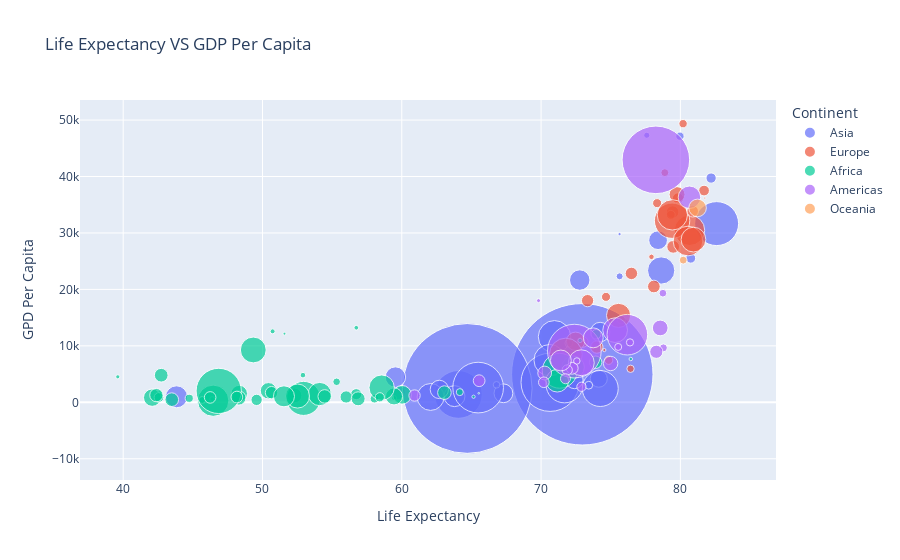

Source (notebook cell):
### Markdown cell above
##### **The `hover_name` Parameter**
Now, lets add the Country name to the hover card as title.

### Code cell
labels = {
    'lifeExp':'Life Expectancy',
    'gdpPercap':'GPD Per Capita',
    'continent': 'Continent',
    'pop': 'Population'
}
px.scatter(data_frame=gap_filtered_df, x='lifeExp', y='gdpPercap',
           title='Life Expectancy VS GDP Per Capita', labels=labels,
           color='continent', size='pop', size_max=100, hover_name='country')

### Figure 1 — Plotly figure (JSON) as saved in the notebook; plotly's stock layout.template omitted (floating-point values rounded to 4 significant figures)
{"data": [{"hovertemplate": "<b>%{hovertext}</b><br><br>Continent=Asia<br>Life Expectancy=%{x}<br>GPD Per Capita=%{y}<br>Population=%{marker.size}<extra></extra>", "hovertext": ["Afghanistan", "Bahrain", "Bangladesh", "Cambodia", "China", "Hong Kong, China", "India", "Indonesia", "Iran", "Iraq", "Israel", "Japan", "Jordan", "Korea, Dem. Rep.", "Korea, Rep.", "Kuwait", "Lebanon", "Malaysia", "Mongolia", "Myanmar", "Nepal", "Oman", "Pakistan", "Philippines", "Saudi Arabia", "Singapore", "Sri Lanka", "Syria", "Taiwan", "Thailand", "Vietnam", "West Bank and Gaza", "Yemen, Rep."], "legendgroup": "Asia", "marker": {"color": "#636efa", "size": [31889923, 708573, 150448339, 14131858, 1318683096, 6980412, 1110396331, 223547000, 69453570, 27499638, 6426679, 127467972, 6053193, 23301725, 49044790, 2505559, 3921278, 24821286, 2874127, 47761980, 28901790, 3204897, 169270617, 91077287, 27601038, 4553009, 20378239, 19314747, 23174294, 65068149, 85262356, 4018332, 22211743], "sizemode": "area", "sizeref": 131900.0, "symbol": "circle"}, "mode": "markers", "name": "Asia", "orientation": "v", "showlegend": true, "type": "scatter", "x": [43.83, 75.64, 64.06, 59.72, 72.96, 82.21, 64.7, 70.65, 70.96, 59.55, 80.75, 82.6, 72.53, 67.3, 78.62, 77.59, 71.99, 74.24, 66.8, 62.07, 63.78, 75.64, 65.48, 71.69, 72.78, 79.97, 72.4, 74.14, 78.4, 70.62, 74.25, 73.42, 62.7], "xaxis": "x", "y": [974.6, 29800.0, 1391.0, 1714.0, 4959.0, 39720.0, 2452.0, 3541.0, 11610.0, 4471.0, 25520.0, 31660.0, 4519.0, 1593.0, 23350.0, 47310.0, 10460.0, 12450.0, 3096.0, 944.0, 1091.0, 22320.0, 2606.0, 3190.0, 21650.0, 47140.0, 3970.0, 4185.0, 28720.0, 7458.0, 2442.0, 3025.0, 2281.0], "yaxis": "y"}, {"hovertemplate": "<b>%{hovertext}</b><br><br>Continent=Europe<br>Life Expectancy=%{x}<br>GPD Per Capita=%{y}<br>Population=%{marker.size}<extra></extra>", "hovertext": ["Albania", "Austria", "Belgium", "Bosnia and Herzegovina", "Bulgaria", "Croatia", "Czech Republic", "Denmark", "Finland", "France", "Germany", "Greece", "Hungary", "Iceland", "Ireland", "Italy", "Montenegro", "Netherlands", "Norway", "Poland", "Portugal", "Romania", "Serbia", "Slovak Republic", "Slovenia", "Spain", "Sweden", "Switzerland", "Turkey", "United Kingdom"], "legendgroup": "Europe", "marker": {"color": "#EF553B", "size": [3600523, 8199783, 10392226, 4552198, 7322858, 4493312, 10228744, 5468120, 5238460, 61083916, 82400996, 10706290, 9956108, 301931, 4109086, 58147733, 684736, 16570613, 4627926, 38518241, 10642836, 22276056, 10150265, 5447502, 2009245, 40448191, 9031088, 7554661, 71158647, 60776238], "sizemode": "area", "sizeref": 131900.0, "symbol": "circle"}, "mode": "markers", "name": "Europe", "orientation": "v", "showlegend": true, "type": "scatter", "x": [76.42, 79.83, 79.44, 74.85, 73.0, 75.75, 76.49, 78.33, 79.31, 80.66, 79.41, 79.48, 73.34, 81.76, 78.89, 80.55, 74.54, 79.76, 80.2, 75.56, 78.1, 72.48, 74.0, 74.66, 77.93, 80.94, 80.88, 81.7, 71.78, 79.42], "xaxis": "x", "y": [5937.0, 36130.0, 33690.0, 7446.0, 10680.0, 14620.0, 22830.0, 35280.0, 33210.0, 30470.0, 32170.0, 27540.0, 18010.0, 36180.0, 40680.0, 28570.0, 9254.0, 36800.0, 49360.0, 15390.0, 20510.0, 10810.0, 9787.0, 18680.0, 25770.0, 28820.0, 33860.0, 37510.0, 8458.0, 33200.0], "yaxis": "y"}, {"hovertemplate": "<b>%{hovertext}</b><br><br>Continent=Africa<br>Life Expectancy=%{x}<br>GPD Per Capita=%{y}<br>Population=%{marker.size}<extra></extra>", "hovertext": ["Algeria", "Angola", "Benin", "Botswana", "Burkina Faso", "Burundi", "Cameroon", "Central African Republic", "Chad", "Comoros", "Congo, Dem. Rep.", "Congo, Rep.", "Cote d'Ivoire", "Djibouti", "Egypt", "Equatorial Guinea", "Eritrea", "Ethiopia", "Gabon", "Gambia", "Ghana", "Guinea", "Guinea-Bissau", "Kenya", "Lesotho", "Liberia", "Libya", "Madagascar", "Malawi", "Mali", "Mauritania", "Mauritius", "Morocco", "Mozambique", "Namibia", "Niger", "Nigeria", "Reunion", "Rwanda", "Sao Tome and Principe", "Senegal", "Sierra Leone", "Somalia", "South Africa", "Sudan", "Swaziland", "Tanzania", "Togo", "Tunisia", "Uganda", "Zambia", "Zimbabwe"], "legendgroup": "Africa", "marker": {"color": "#00cc96", "size": [33333216, 12420476, 8078314, 1639131, 14326203, 8390505, 17696293, 4369038, 10238807, 710960, 64606759, 3800610, 18013409, 496374, 80264543, 551201, 4906585, 76511887, 1454867, 1688359, 22873338, 9947814, 1472041, 35610177, 2012649, 3193942, 6036914, 19167654, 13327079, 12031795, 3270065, 1250882, 33757175, 19951656, 2055080, 12894865, 135031164, 798094, 8860588, 199579, 12267493, 6144562, 9118773, 43997828, 42292929, 1133066, 38139640, 5701579, 10276158, 29170398, 11746035, 12311143], "sizemode": "area", "sizeref": 131900.0, "symbol": "circle"}, "mode": "markers", "name": "Africa", "orientation": "v", "showlegend": true, "type": "scatter", "x": [72.3, 42.73, 56.73, 50.73, 52.3, 49.58, 50.43, 44.74, 50.65, 65.15, 46.46, 55.32, 48.33, 54.79, 71.34, 51.58, 58.04, 52.95, 56.73, 59.45, 60.02, 56.01, 46.39, 54.11, 42.59, 45.68, 73.95, 59.44, 48.3, 54.47, 64.16, 72.8, 71.16, 42.08, 52.91, 56.87, 46.86, 76.44, 46.24, 65.53, 63.06, 42.57, 48.16, 49.34, 58.56, 39.61, 52.52, 58.42, 73.92, 51.54, 42.38, 43.49], "xaxis": "x", "y": [6223.0, 4797.0, 1441.0, 12570.0, 1217.0, 430.1, 2042.0, 706.0, 1704.0, 986.1, 277.6, 3633.0, 1545.0, 2082.0, 5581.0, 12150.0, 641.4, 690.8, 13210.0, 752.7, 1328.0, 942.7, 579.2, 1463.0, 1569.0, 414.5, 12060.0, 1045.0, 759.3, 1043.0, 1803.0, 10960.0, 3820.0, 823.7, 4811.0, 619.7, 2014.0, 7670.0, 863.1, 1598.0, 1712.0, 862.5, 926.1, 9270.0, 2602.0, 4513.0, 1107.0, 883.0, 7093.0, 1056.0, 1271.0, 469.7], "yaxis": "y"}, {"hovertemplate": "<b>%{hovertext}</b><br><br>Continent=Americas<br>Life Expectancy=%{x}<br>GPD Per Capita=%{y}<br>Population=%{marker.size}<extra></extra>", "hovertext": ["Argentina", "Bolivia", "Brazil", "Canada", "Chile", "Colombia", "Costa Rica", "Cuba", "Dominican Republic", "Ecuador", "El Salvador", "Guatemala", "Haiti", "Honduras", "Jamaica", "Mexico", "Nicaragua", "Panama", "Paraguay", "Peru", "Puerto Rico", "Trinidad and Tobago", "United States", "Uruguay", "Venezuela"], "legendgroup": "Americas", "marker": {"color": "#ab63fa", "size": [40301927, 9119152, 190010647, 33390141, 16284741, 44227550, 4133884, 11416987, 9319622, 13755680, 6939688, 12572928, 8502814, 7483763, 2780132, 108700891, 5675356, 3242173, 6667147, 28674757, 3942491, 1056608, 301139947, 3447496, 26084662], "sizemode": "area", "sizeref": 131900.0, "symbol": "circle"}, "mode": "markers", "name": "Americas", "orientation": "v", "showlegend": true, "type": "scatter", "x": [75.32, 65.55, 72.39, 80.65, 78.55, 72.89, 78.78, 78.27, 72.23, 74.99, 71.88, 70.26, 60.92, 70.2, 72.57, 76.19, 72.9, 75.54, 71.75, 71.42, 78.75, 69.82, 78.24, 76.38, 73.75], "xaxis": "x", "y": [12780.0, 3822.0, 9066.0, 36320.0, 13170.0, 7007.0, 9645.0, 8948.0, 6025.0, 6873.0, 5728.0, 5186.0, 1202.0, 3548.0, 7321.0, 11980.0, 2749.0, 9809.0, 4173.0, 7409.0, 19330.0, 18010.0, 42950.0, 10610.0, 11420.0], "yaxis": "y"}, {"hovertemplate": "<b>%{hovertext}</b><br><br>Continent=Oceania<br>Life Expectancy=%{x}<br>GPD Per Capita=%{y}<br>Population=%{marker.size}<extra></extra>", "hovertext": ["Australia", "New Zealand"], "legendgroup": "Oceania", "marker": {"color": "#FFA15A", "size": [20434176, 4115771], "sizemode": "area", "sizeref": 131900.0, "symbol": "circle"}, "mode": "markers", "name": "Oceania", "orientation": "v", "showlegend": true, "type": "scatter", "x": [81.23, 80.2], "xaxis": "x", "y": [34440.0, 25190.0], "yaxis": "y"}], "layout": {"legend": {"itemsizing": "constant", "title": {"text": "Continent"}, "tracegroupgap": 0}, "title": {"text": "Life Expectancy VS GDP Per Capita"}, "xaxis": {"anchor": "y", "domain": [0, 1], "title": {"text": "Life Expectancy"}}, "yaxis": {"anchor": "x", "domain": [0, 1], "title": {"text": "GPD Per Capita"}}}}
